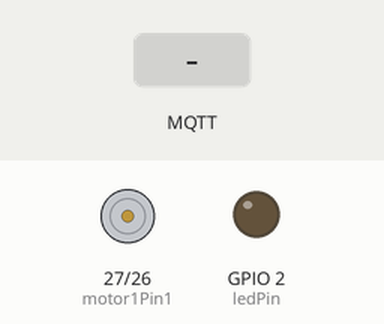
This sketch was run on a simulated ESP32. Shown: motor-driver pin pairs drawn as motors (green arrow = first pin HIGH = forward, orange = second pin HIGH = backward, longer = more drive, scaled by the enable pin), output pins drawn as LEDs (lit = HIGH). Inputs (shaded band) come from the test bench. WiFi joins after 1.5 s; servers stay silent unless stated; no MQTT or app messages arrive unless stated; what the sketch prints to the serial monitor is not drawn.

Above: at 2.7 s.
2.8 s: MQTT message "1" arrives on the first subscribed topic
At 3.4 s:
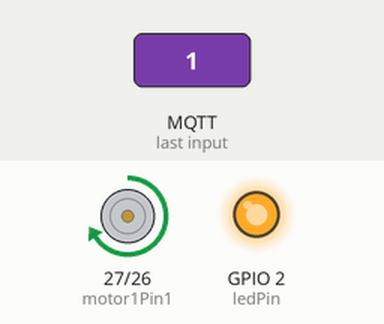
4.3 s: MQTT message "0" arrives on the first subscribed topic
At 5.7 s:
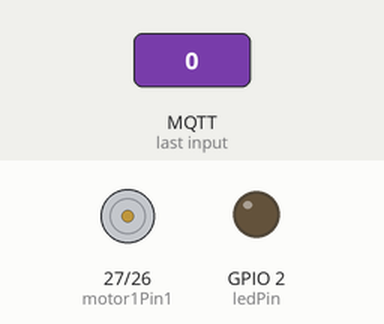
Timing chart, 0 to 7.3 s (numbered marks = the images above; inputs shaded):
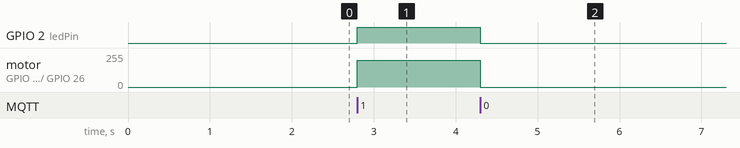

The sketch:

modul2.ino
```cpp
#include <WiFi.h>
#include <PubSubClient.h>

// ==========================
// GANTI SESUAI KONFIGURASI MU
// ==========================
const char *ssid = "ANNA";
const char *password = "annaramadhani2105";

const char *mqtt_server = "test.mosquitto.org"; // broker publik, bisa diganti sesuai app MQTT kamu
const int mqtt_port = 1883;

// ==========================
// PIN SETUP
// ==========================
int ledPin = 2;
int motor1Pin1 = 27;
int motor1Pin2 = 26;
int enable1Pin = 12;

// PWM setup
const int freq = 30000;
const int pwmChannel = 0;
const int resolution = 8;
int dutyCycle = 200;

// ==========================
// MQTT CLIENT
// ==========================
WiFiClient espClient;
PubSubClient client(espClient);

void setup_wifi()
{
    delay(10);
    Serial.println();
    Serial.print("Connecting to ");
    Serial.println(ssid);

    WiFi.begin(ssid, password);

    while (WiFi.status() != WL_CONNECTED)
    {
        delay(500);
        Serial.print(".");
    }

    Serial.println("");
    Serial.println("WiFi connected!");
    Serial.println("IP address: ");
    Serial.println(WiFi.localIP());
}

// ==========================
// MOTOR CONTROL FUNCTIONS
// ==========================
void MotorOn()
{
    digitalWrite(motor1Pin1, HIGH);
    digitalWrite(motor1Pin2, LOW);
    ledcWrite(pwmChannel, dutyCycle);
    Serial.println("Motor ON");
}

void MotorOff()
{
    digitalWrite(motor1Pin1, LOW);
    digitalWrite(motor1Pin2, LOW);
    ledcWrite(pwmChannel, 0);
    Serial.println("Motor OFF");
}

// ==========================
// MQTT CALLBACK
// ==========================
void callback(char *topic, byte *message, unsigned int length)
{
    Serial.print("Pesan diterima di topic: ");
    Serial.println(topic);
    Serial.print("Pesan: ");
    String messageTemp;

    for (int i = 0; i < length; i++)
    {
        messageTemp += (char)message[i];
    }
    Serial.println(messageTemp);

    // Jika menerima pesan dari topic "esp32/motor"
    if (String(topic) == "esp32/motor")
    {
        if (messageTemp == "1")
        {
            digitalWrite(ledPin, HIGH);
            MotorOn();
        }
        else if (messageTemp == "0")
        {
            digitalWrite(ledPin, LOW);
            MotorOff();
        }
    }
}

// ==========================
// RECONNECT MQTT
// ==========================
void reconnect()
{
    while (!client.connected())
    {
        Serial.print("Menghubungkan ke MQTT...");
        if (client.connect("ESP32MotorClient"))
        {
            Serial.println("terhubung!");
            client.subscribe("esp32/motor"); // pastikan sama dengan topic di aplikasi
        }
        else
        {
            Serial.print("gagal, rc=");
            Serial.print(client.state());
            Serial.println(" coba lagi dalam 5 detik...");
            delay(5000);
        }
    }
}

// ==========================
// SETUP
// ==========================
void setup()
{
    Serial.begin(115200);

    pinMode(ledPin, OUTPUT);
    pinMode(motor1Pin1, OUTPUT);
    pinMode(motor1Pin2, OUTPUT);
    pinMode(enable1Pin, OUTPUT);

    // PWM setup
    ledcSetup(pwmChannel, freq, resolution);
    ledcAttachPin(enable1Pin, pwmChannel);

    setup_wifi();
    client.setServer(mqtt_server, mqtt_port);
    client.setCallback(callback);
}

// ==========================
// LOOP
// ==========================
void loop()
{
    if (!client.connected())
    {
        reconnect();
    }
    client.loop();
}
```

Measured:
- after the input at 2.8 s, GPIO 2 (ledPin): LOW → HIGH at once; motor on GPIO 27 (motor1Pin1) / GPIO 26 (motor1Pin2): stopped → forward 199/255 at once
- after the input at 4.3 s, GPIO 2 (ledPin): HIGH → LOW at once; motor on GPIO 27 (motor1Pin1) / GPIO 26 (motor1Pin2): forward 199/255 → stopped at once
